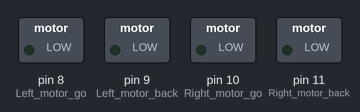
This sketch was run on a simulated Arduino Uno, built with avr-gcc and run on an emulated ATmega328P. On the bench: switched loads named in the sketch (green lamp = pin HIGH).

Above: at 0.1 s.
At 6.8 s:
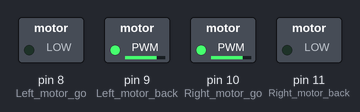
At 14.5 s:
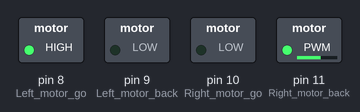
At 18.1 s:
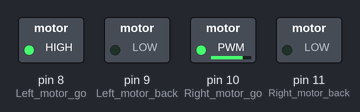
At 21.6 s:
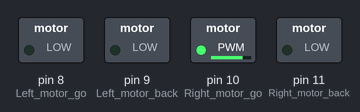
At 29.1 s:
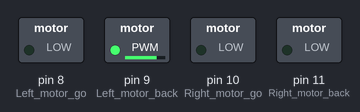
Timing chart, 0 to 40.0 s (numbered marks = the images above):
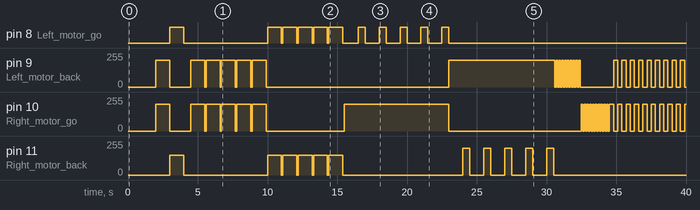

The sketch:

ColorfulRun.ino
```cpp
//  智能車指定花式動作
//===============================================================
//#include <Servo.h>
int Left_motor_go=8;     //左電機前進(IN1)
int Left_motor_back=9;     //左電機後退(IN2)

int Right_motor_go=10;    // 右電機前進(IN3)
int Right_motor_back=11;    // 右電機後退(IN4)

void setup()
{
  //初始化電機驅動IO為輸出方式
  pinMode(Left_motor_go,OUTPUT); // PIN 8 (PWM)
  pinMode(Left_motor_back,OUTPUT); // PIN 9 (PWM)
  pinMode(Right_motor_go,OUTPUT);// PIN 10 (PWM)
  pinMode(Right_motor_back,OUTPUT);// PIN 11 (PWM)
}

void brake(int time)         //剎車，停車
{
  digitalWrite(Right_motor_go,LOW);
  digitalWrite(Right_motor_back,LOW);
  digitalWrite(Left_motor_go,LOW);
  digitalWrite(Left_motor_back,LOW);
  delay(time * 100);//執行時間，可以調整
}
void run(int time)     // 前進
{
  digitalWrite(Right_motor_go,HIGH);  // 右電機前進
  digitalWrite(Right_motor_back,LOW);
  analogWrite(Right_motor_go,200);//PWM比例0~255調速，左右輪差異略增減
  analogWrite(Right_motor_back,0);
  digitalWrite(Left_motor_go,LOW);  // 左電機前進
  digitalWrite(Left_motor_back,HIGH);
  analogWrite(Left_motor_go,0);//PWM比例0~255調速，左右輪差異略增減
  analogWrite(Left_motor_back,200);
  delay(time * 100);   //執行時間，可以調整
}
void left(int time)         //左轉(左輪不動，右輪前進)
{
  digitalWrite(Right_motor_go,HIGH);	// 右電機前進
  digitalWrite(Right_motor_back,LOW);
  analogWrite(Right_motor_go,200);
  analogWrite(Right_motor_back,0);//PWM比例0~255調速
  digitalWrite(Left_motor_go,LOW);   //左輪後退
  digitalWrite(Left_motor_back,LOW);
  analogWrite(Left_motor_go,0);
  analogWrite(Left_motor_back,0);//PWM比例0~255調速
  delay(time * 100);	//執行時間，可以調整
}
void spin_left(int time)         //左轉(左輪後退，右輪前進)
{
  digitalWrite(Right_motor_go,HIGH);	// 右電機前進
  digitalWrite(Right_motor_back,LOW);
  analogWrite(Right_motor_go,200);
  analogWrite(Right_motor_back,0);//PWM比例0~255調速
  digitalWrite(Left_motor_go,HIGH);   //左輪後退
  digitalWrite(Left_motor_back,LOW);
  analogWrite(Left_motor_go,200);
  analogWrite(Left_motor_back,0);//PWM比例0~255調速
  delay(time * 100);	//執行時間，可以調整
}

void right(int time)        //右轉(右輪不動，左輪前進)
{
  digitalWrite(Right_motor_go,LOW);   //右電機後退
  digitalWrite(Right_motor_back,LOW);
  analogWrite(Right_motor_go,0);
  analogWrite(Right_motor_back,0);//PWM比例0~255調速
  digitalWrite(Left_motor_go,LOW);//左電機前進
  digitalWrite(Left_motor_back,HIGH);
  analogWrite(Left_motor_go,0);
  analogWrite(Left_motor_back,200);//PWM比例0~255調速
  delay(time * 100);	//執行時間，可以調整
}

void spin_right(int time)        //右轉(右輪後退，左輪前進)
{
  digitalWrite(Right_motor_go,LOW);   //右電機後退
  digitalWrite(Right_motor_back,HIGH);
  analogWrite(Right_motor_go,0);
  analogWrite(Right_motor_back,200);//PWM比例0~255調速
  digitalWrite(Left_motor_go,LOW);//左電機前進
  digitalWrite(Left_motor_back,HIGH);
  analogWrite(Left_motor_go,0);
  analogWrite(Left_motor_back,200);//PWM比例0~255調速
  delay(time * 100);	//執行時間，可以調整
}

void back(int time)          //後退
{
  digitalWrite(Right_motor_go,LOW);  //右輪後退
  digitalWrite(Right_motor_back,HIGH);
  analogWrite(Right_motor_go,0);
  analogWrite(Right_motor_back,150);//PWM比例0~255調速
  digitalWrite(Left_motor_go,HIGH);  //左輪後退
  digitalWrite(Left_motor_back,LOW);
  analogWrite(Left_motor_go,150);
  analogWrite(Left_motor_back,0);//PWM比例0~255調速
  delay(time * 100);     //執行時間，可以調整
}

void loop()
{
  int i;
  delay(2000); //延時2s後啟動
  run(10);
  back(10);//全速前進急停後退
  brake(5);

  for(i=0;i<5;i++)
  {
    run(10);//小車間斷性前進5步
    brake(1);
  }

  for(i=0;i<5;i++)
  {
    back(10);//小車間斷性後退5步
    brake(1);
  }

  for(i=0;i<5;i++)
  {
    left(10);//大彎套小彎連續左旋轉
    spin_left(5);
  }

  for(i=0;i<5;i++)
  {
    right(10);//大彎套小彎連續右旋轉
    spin_right(5);
  }

  for(i=0;i<10;i++)
  {
    right(1);//間斷性原地右轉彎
    brake(1);
  }

  for(i=0;i<10;i++)
  {
    left(1);//間斷性原地左轉彎
    brake(1);
  }

  for(i=0;i<10;i++)
  {
    left(3);//走S形前進
    right(3);
  }

  for(i=0;i<10;i++)
  {
    spin_left(3);//間斷性原地左打轉
    brake(3);
  }

  for(i=0;i<10;i++)
  {
    spin_right(3);//間斷性原地右打轉
    brake(3);
  }

}
```

Measured:
- by itself, pin 8 (Left_motor_go): goes HIGH 1.0 s, LOW 6.0 s, 4 × (HIGH 1.0 s, LOW 0.10 s), HIGH 1.0 s, 5 × (LOW 1.1 s, HIGH 0.50 s), then LOW
- by itself, pin 9 (Left_motor_back): 0/255 → 200/255 at 2.0 s, → 0/255 1.0 s later, → 200/255 1.5 s later, → 0/255 1.0 s later, … (50 changes in this stretch)
- by itself, pin 10 (Right_motor_go): 0/255 → 200/255 at 2.0 s, → 0/255 1.0 s later, → 200/255 1.5 s later, → 0/255 1.0 s later, … (53 changes in this stretch)
